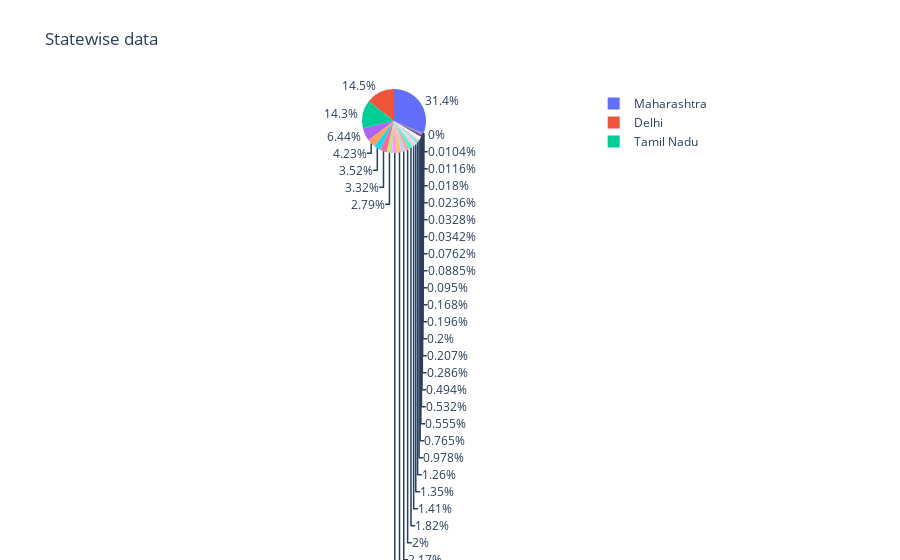

The notebook cell this image was saved under:
### Code cell
# Pie chart representation of the latest cases statewise
fig = px.pie(latest, values="Confirmed", names="State", title='Statewise data')
fig.show()

### Figure 1 — Plotly figure (JSON) as saved in the notebook; plotly's stock layout.template omitted (floating-point values rounded to 4 significant figures)
{"data": [{"domain": {"x": [0, 1], "y": [0, 1]}, "hovertemplate": "State=%{label}<br>Confirmed=%{value}<extra></extra>", "labels": ["Maharashtra", "Delhi", "Tamil Nadu", "Gujarat", "Uttar Pradesh", "Rajasthan", "West Bengal", "Madhya Pradesh", "Haryana", "Karnataka", "Andhra Pradesh", "Telangana", "Bihar", "Jammu and Kashmir", "Assam", "Odisha", "Punjab", "Kerala", "Uttarakhand", "Chhattisgarh", "Jharkhand", "Tripura", "Manipur", "Goa", "Ladakh", "Himachal Pradesh", "Chandigarh", "Puducherry", "Nagaland", "Arunachal Pradesh", "Mizoram", "Dadra and Nagar Haveli and Daman and Diu", "Sikkim", "Andaman and Nicobar Islands", "Meghalaya", "Lakshadweep"], "legendgroup": "", "name": "", "showlegend": true, "type": "pie", "values": [135796, 62655, 62087, 27880, 18322, 15232, 14358, 12078, 11025, 9399, 9372, 8674, 7893, 6088, 5853, 5470, 4235, 3311, 2402, 2302, 2140, 1240, 898, 864, 847, 727, 411, 383, 330, 148, 142, 102, 78, 50, 45, 0]}], "layout": {"legend": {"tracegroupgap": 0}, "title": {"text": "Statewise data"}}}
